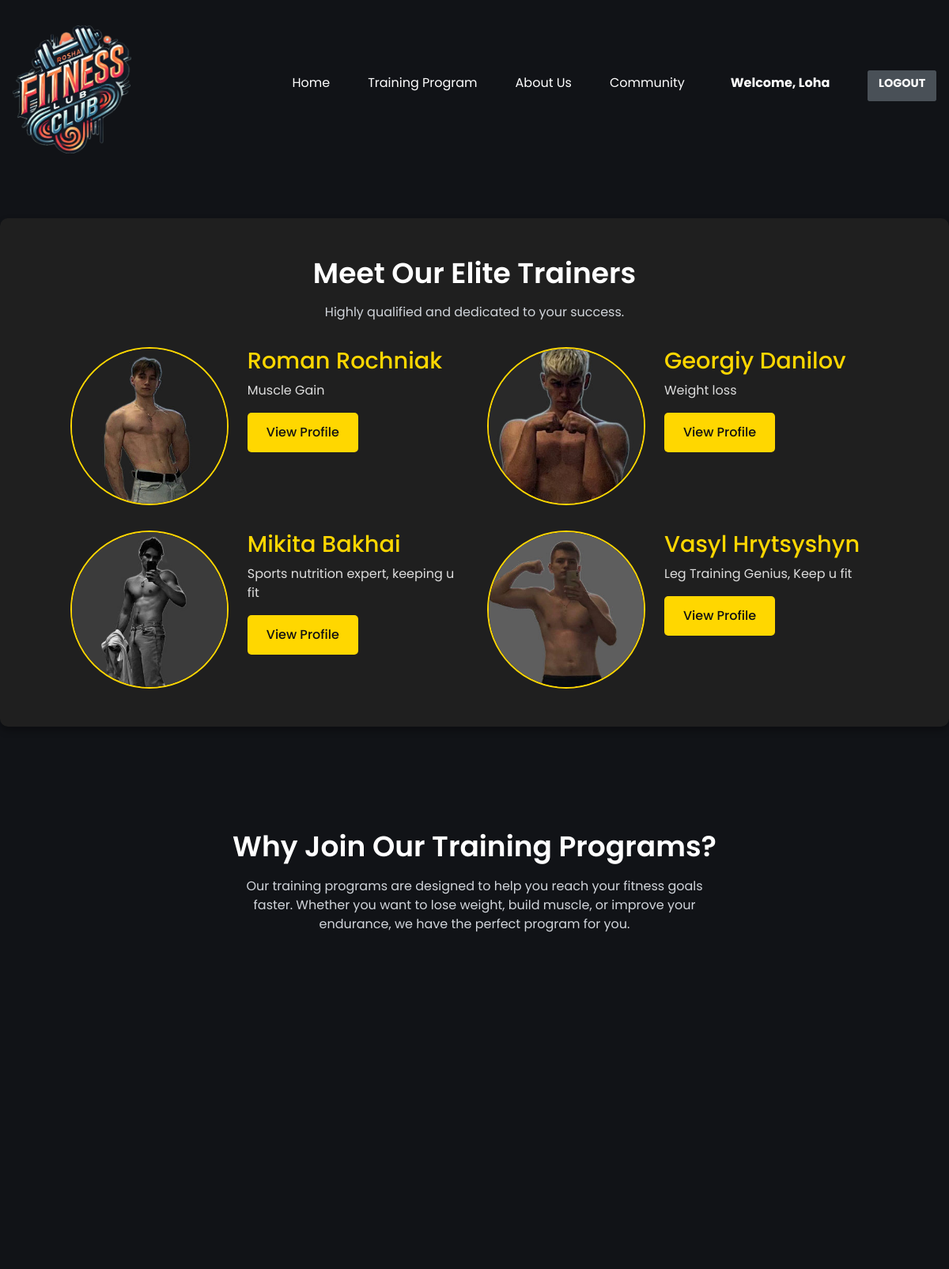
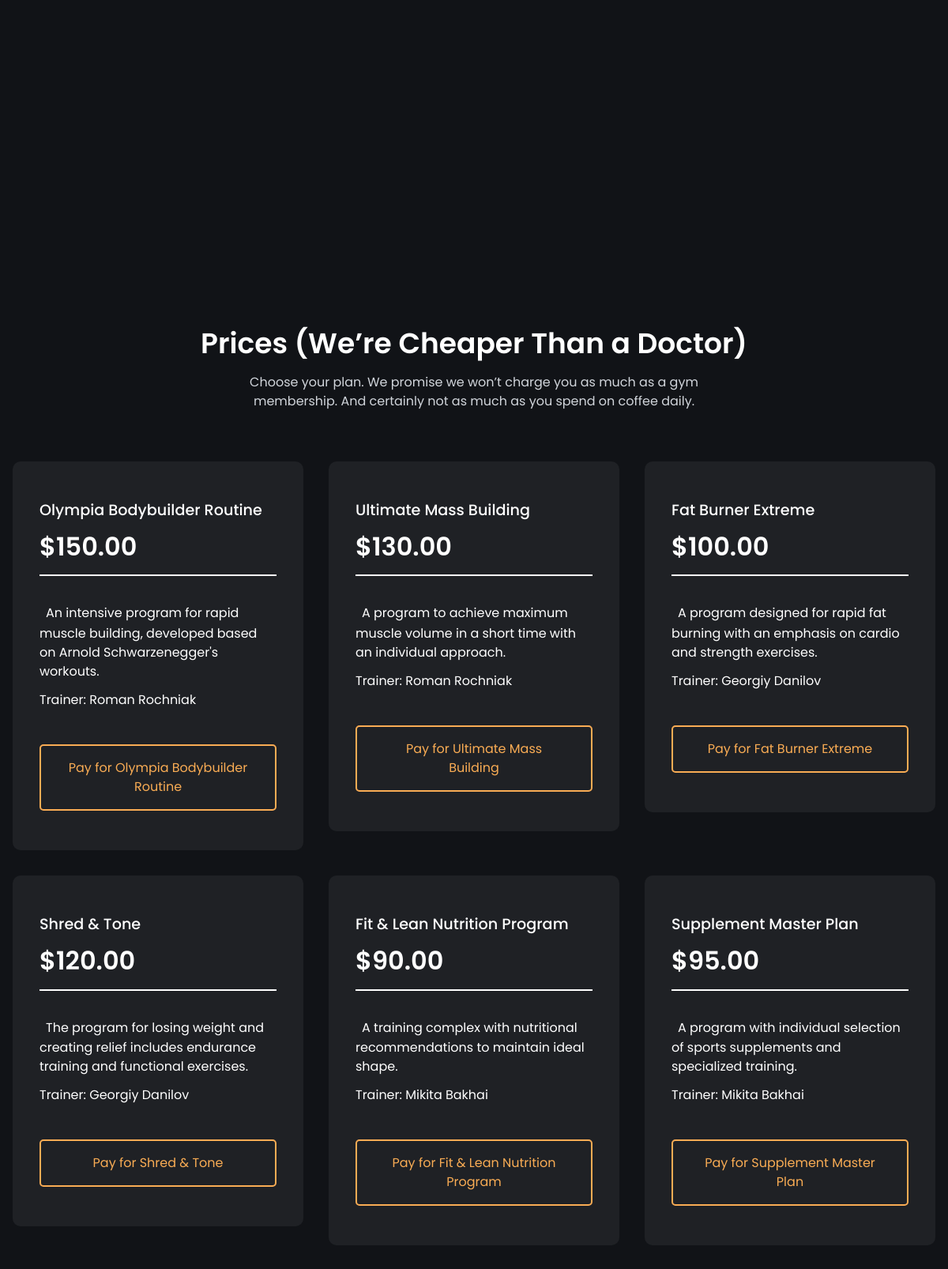
The app's page /gym/training-programs/ (signed in, upper part) with its own data (2 pictures, top to bottom).
### gym/models.py (models this page shows, shortened)
class User(AbstractUser):
    pass

class Trainer(models.Model):
    name = models.CharField(max_length=100)
    specialization = models.CharField(max_length=100)
    description = models.TextField()
    photo = models.ImageField(upload_to='trainers/')

class TrainingProgram(models.Model):
    name = models.CharField(max_length=100)
    description = models.TextField()
    duration = models.PositiveIntegerField(help_text="Duration in minutes")
    price = models.DecimalField(max_digits=10, decimal_places=2)
    trainer = models.ForeignKey(Trainer, on_delete=models.CASCADE, null=True, blank=True)

### gym/views.py (the view)
# urls.py: path('training-programs/', views.training_programs, name='training_programs'),
@login_required
def training_programs(request):
    programs = TrainingProgram.objects.all()
    trainers = Trainer.objects.all()
    user_memberships = Membership.objects.filter(user=request.user)
    context = {
        'programs': programs,
        'trainers': trainers,
        'user_memberships': user_memberships
    }
    return render(request, 'gym/training_programs.html', context)

### gym/templates/gym/training_programs.html (shortened to what this page needs)
{% extends "gym/layout.html" %}
{% load static %}
{% block content %}
<section class="section__container trainers__container">
    <h2 class="section__header">Meet Our Elite Trainers</h2>
    <p class="section__subheader">Highly qualified and dedicated to your success.</p>
    <div class="team__grid">
        {% for trainer in trainers %}
            <div class="team__member">
                <div class="team__member-image">
                    {% if trainer.photo %}
                        <img src="{{ trainer.photo.url }}" alt="{{ trainer.name }}" class="team__photo" />
                    {% else %}
                        <img src="{% static 'gym/assets/default_trainer.jpg' %}" alt="Default Trainer" class="team__photo" />
                    {% endif %}
                </div>
                <div class="team__member-info">
                    <h3 class="team__name">{{ trainer.name }}</h3>
                    <p class="team__role">{{ trainer.specialization }}</p>
                    <a href="{% url 'trainer_detail' trainer.id %}" class="btn btn-trainer">View Profile</a>
                </div>
            </div>
        {% endfor %}
    </div>
</section>
<section class="section__container join__container">
    <h2 class="section__header">Why Join Our Training Programs?</h2>
    <p class="section__subheader">
        Our training programs are designed to help you reach your fitness goals faster. Whether you want to lose weight, build muscle, or improve your endurance, we have the perfect program for you.
    </p>
</section>
<section class="section__container price__container">
    <h2 class="section__header">Prices (We’re Cheaper Than a Doctor)</h2>
    <p class="section__subheader">
        Choose your plan. We promise we won’t charge you as much as a gym membership. And certainly not as much as you spend on coffee daily.
    </p>
    <div class="price__grid">
        {% for program in programs %}
            <form action="{% url 'process_payment' program_id=program.id %}" method="post">
                <div class="price__card">
                    <div class="price__card__content">
                        <h4>{{ program.name }}</h4>
                        <h3>${{ program.price }}</h3>
                        <p> {{ program.description }}</p>
                        {% if program.trainer %}
                            <p>Trainer: {{ program.trainer.name }}</p>
                        {% elif program.trainers.all %}
                            <p>Trainers:
                                {% for trainer in program.trainers.all %}
                                    {{ trainer.name }}{% if not forloop.last %}, {% endif %}
                                {% endfor %}
                            </p>
                        {% endif %}
                    </div>
                    <a href="{% url 'payments' %}?program_id={{ program.id }}" class="btn price__btn">
                        Pay for {{ program.name }}
                    </a>
                </div>
            </form>
        {% endfor %}
    </div>
</section>
{% endblock %}

### gym/templates/gym/layout.html (shortened to what this page needs)
{% load static %}
<!DOCTYPE html>
<html lang="uk">
<head>
        <link href="https://cdn.jsdelivr.net/npm/remixicon@3.4.0/fonts/remixicon.css" rel="stylesheet" />
        <link href="https://stackpath.bootstrapcdn.com/bootstrap/4.4.1/css/bootstrap.min.css" rel="stylesheet">
        <link href="https://cdn.jsdelivr.net/npm/@fortawesome/fontawesome-free/css/all.min.css" rel="stylesheet">
    <link rel="stylesheet" href="{% static 'gym/styles.css' %}" />
</head>
<body>
    <nav>
        <div class="nav__logo">
            <a href="#"><img src="{% static 'gym/assets/logo1.PNG' %}" alt="logo" /></a>
        </div>
        <ul class="nav__links">
            <li class="link"><a href="{% url 'index' %}">Home</a></li>
            <li class="link">
                {% if user.is_authenticated %}
                    <a href="{% url 'training_programs' %}">Training Program</a>
                {% else %}
                    <a href="{% url 'login' %}">Training Program</a>
                {% endif %}
            </li>
            <li class="link"><a href="{% url 'about_us' %}">About Us</a></li>
            <li class="link"><a href="{% url 'community' %}">Community</a></li>
            {% if user.is_authenticated %}
                <li class="link nav__username">
                    <a href="{% url 'profile' %}">Welcome, {{ user.username }}</a>
                </li>
                <li class="link "><a href="{% url 'logout' %}" class="auth-btn logout-btn">Logout</a></li>
            {% else %}
                <li class="link"><a href="{% url 'login' %}" class="auth-btn login-btn">Login</a></li>
            {% endif %}
        </ul>
    </nav>
    {% block content %}{% endblock %}
</body>
</html>

### gym/static/gym/styles.css (style rules this page uses)
:root { --primary-color: #111317; --primary-color-light: #1f2125; --primary-color-extra-light: #35373b; --secondary-color: #f9ac54; --secondary-color-dark: #d79447; --text-light: #d1d5db; --white: #ffffff; --max-width: 1200px; }
* { padding: 0; margin: 0; box-sizing: border-box; }
.section__container { max-width: var(--max-width); margin: auto; padding: 5rem 1rem; }
.section__header { margin-bottom: 1rem; font-size: 2.25rem; font-weight: 600; text-align: center; color: var(--white); }
.section__subheader { max-width: 600px; margin: auto; text-align: center; color: var(--text-light); }
.btn { padding: 1rem 2rem; outline: none; border: none; font-size: 1rem; color: var(--white); background-color: var(--secondary-color); border-radius: 5px; cursor: pointer; transition: 0.3s; }
img { width: 100%; display: flex; }
a { text-decoration: none; }
nav { max-width: var(--max-width); margin: auto; padding: 2rem 1rem; display: flex; align-items: center; justify-content: space-between; gap: 2rem; }
.nav__logo { max-width: 150px; }
.nav__links { list-style: none; display: flex; align-items: center; gap: 3rem; }
.link a { position: relative; padding-bottom: 0.75rem; color: var(--white); }
.link a::after { content: ""; position: absolute; height: 2px; width: 0; left: 0; bottom: 0; background-color: var(--secondary-color); transition: 0.3s; }
.price__grid { margin-top: 4rem; display: grid; grid-template-columns: repeat(3, 1fr); gap: 2rem; }
.price__card { padding: 3rem 2rem; display: flex; flex-direction: column; background-color: var(--primary-color-light); border: 2px solid transparent; border-radius: 10px; transition: 0.3s; transition: transform 0.3s ease, box-shadow 0.3s ease; }
.price__card__content { flex: 1; margin-bottom: 2rem; }
.price__card h4 { margin-bottom: 1rem; font-size: 1.2rem; font-weight: 500; color: var(--white); }
.price__card h3 { padding-bottom: 1rem; margin-bottom: 2rem; font-size: 2rem; font-weight: 600; color: var(--white); border-bottom: 2px solid var(--white); }
.price__card p { margin-bottom: 0.75rem; color: var(--white); }
.price__btn { color: var(--secondary-color); background-color: transparent; border: 2px solid var(--secondary-color); }
html { scroll-behavior: smooth; }
.trainers__container { text-align: center; margin: 50px auto; padding: 3rem 2rem; background-color: #1f1f1f; border-radius: 10px; box-shadow: 0 5px 10px rgba(0,0,0,0.3); }
.team__grid { display: grid; grid-template-columns: repeat(2, 1fr); gap: 2rem; padding-top: 2rem; width: 90%; margin: 0 auto; }
.team__member { display: flex; align-items: flex-start; gap: 1.5rem; background: none; box-shadow: none; padding: 0; color: #fff; transition: transform 0.3s ease, box-shadow 0.3s ease; }
.team__member-image { width: 200px; height: 200px; overflow: hidden; border-radius: 50%; border: 2px solid #FFD700; flex-shrink: 0; }
.team__photo { width: 100%; height: 100%; object-fit: cover; }
.team__member-info { text-align: left; }
.team__name { font-size: 1.8rem; color: #FFD700; margin-bottom: 0.5rem; }
.team__role { font-size: 1rem; color: #ddd; margin-bottom: 1rem; }
.btn-trainer { background-color: #FFD700; color: #111; padding: 0.8rem 1.5rem; border: none; border-radius: 5px; font-weight: 500; transition: background-color 0.3s ease, transform 0.2s ease; }
body { font-family: "Poppins", sans-serif; background-color: var(--primary-color); color: #e0e0e0; scroll-behavior: smooth; }
.trainers__container { text-align: center; margin: 50px auto; }
.nav__username { font-weight: bold; font-size: 1rem; color: #333; margin-left: 10px; }
.auth-btn { padding: 0.3rem 0.8rem; font-weight: bold; text-transform: uppercase; border-radius: 3px; transition: background-color 0.3s ease, color 0.3s ease; font-size: 0.9rem; }
.logout-btn { background-color: #495057; color: #f8f9fa; border: 1px solid #495057; }

### records on screen
User: username "Loha"
Trainer: photo (picture), name "Roman Rochniak", specialization "Muscle Gain"
Trainer: photo (picture), name "Georgiy Danilov", specialization "Weight loss"
Trainer: photo (picture), name "Mikita Bakhai", specialization "Sports nutrition expert, keeping u fit"
Trainer: photo (picture), name "Vasyl Hrytsyshyn", specialization "Leg Training Genius, Keep u fit"
TrainingProgram: name "Olympia Bodybuilder Routine", price "150.00", description "An intensive program for rapid muscle building, developed based on Arnold Schwarzenegger's workouts.", trainer.name "Roman Rochniak"
TrainingProgram: name "Ultimate Mass Building", price "130.00", description "A program to achieve maximum muscle volume in a short time with an individual approach.", trainer.name "Roman Rochniak"
TrainingProgram: name "Fat Burner Extreme", price "100.00", description "A program designed for rapid fat burning with an emphasis on cardio and strength exercises.", trainer.name "Georgiy Danilov"
TrainingProgram: name "Shred & Tone", price "120.00", description "The program for losing weight and creating relief includes endurance training and functional exercises.", trainer.name "Georgiy Danilov"
TrainingProgram: name "Fit & Lean Nutrition Program", price "90.00", description "A training complex with nutritional recommendations to maintain ideal shape.", trainer.name "Mikita Bakhai"
TrainingProgram: name "Supplement Master Plan", price "95.00", description "A program with individual selection of sports supplements and specialized training.", trainer.name "Mikita Bakhai"
